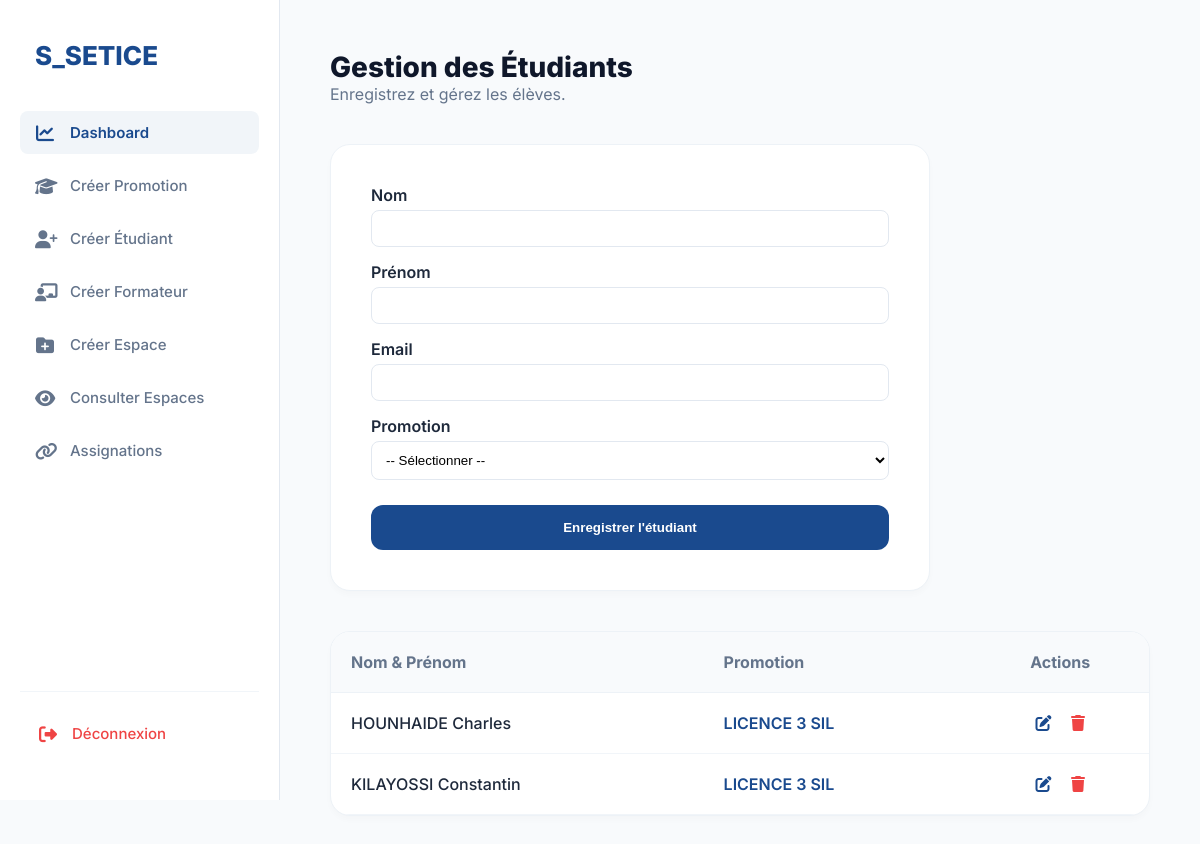
Screenshot of /views/etudiants.php with the database file from the repository.
### tables this page shows
CREATE TABLE IF NOT EXISTS `etudiants` (
  `id` int NOT NULL AUTO_INCREMENT,
  `nom` varchar(100) DEFAULT NULL,
  `prenom` varchar(100) DEFAULT NULL,
  `email` varchar(150) DEFAULT NULL,
  `id_promotion` int DEFAULT NULL,
  PRIMARY KEY (`id`),
  UNIQUE KEY `email` (`email`),
  KEY `id_promotion` (`id_promotion`)
);

CREATE TABLE IF NOT EXISTS `promotions` (
  `id` int NOT NULL AUTO_INCREMENT,
  `nom` varchar(100) DEFAULT NULL,
  `annee` varchar(10) DEFAULT NULL,
  PRIMARY KEY (`id`)
);

### views/etudiants.php (the view, shortened to what this page needs)
<?php
require_once('../config/db.php');
$queryEtudiants = $pdo->query("
    SELECT e.*, p.nom as promo_nom
    FROM etudiants e
    LEFT JOIN promotions p ON e.id_promotion = p.id
    ORDER BY e.nom ASC
");
$etudiants = $queryEtudiants->fetchAll();
?>
<!DOCTYPE html>
<html lang="fr">
<head>
    <link rel="stylesheet" href="https://cdnjs.cloudflare.com/ajax/libs/font-awesome/6.4.0/css/all.min.css">
    <link rel="stylesheet" href="../assets/css/style.css">
</head>
<body style="margin:0; font-family:'Inter', sans-serif; background:#f8fafc;">
    <?php include('../includes/sidebar.php'); ?>
    <main style="margin-left: 280px; padding: 50px;">
        <header style="margin-bottom: 40px;">
            <h1 style="font-size: 28px; font-weight: 800; color: #0f172a;">Gestion des Étudiants</h1>
            <p style="color: #64748b;">Enregistrez et gérez les élèves.</p>
        </header>
        <div style="background: white; padding: 40px; border-radius: 20px; box-shadow: 0 4px 6px rgba(0,0,0,0.02); max-width: 600px; border: 1px solid #edf2f7;">
            <form action="../actions/student_action.php" method="POST">
                <div style="margin-bottom: 15px;">
                    <label style="display:block; margin-bottom:5px; font-weight:600;">Nom</label>
                    <input type="text" name="nom" required style="width:100%; padding:10px; border:1px solid #e2e8f0; border-radius:8px;">
                </div>
                <div style="margin-bottom: 15px;">
                    <label style="display:block; margin-bottom:5px; font-weight:600;">Prénom</label>
                    <input type="text" name="prenom" required style="width:100%; padding:10px; border:1px solid #e2e8f0; border-radius:8px;">
                </div>
                <div style="margin-bottom: 15px;">
                    <label style="display:block; margin-bottom:5px; font-weight:600;">Email</label>
                    <input type="email" name="email" required style="width:100%; padding:10px; border:1px solid #e2e8f0; border-radius:8px;">
                </div>
                <div style="margin-bottom: 25px;">
                    <label style="display:block; margin-bottom:5px; font-weight:600;">Promotion</label>
                    <select name="id_promotion" required style="width:100%; padding:10px; border:1px solid #e2e8f0; border-radius:8px; background:white;">
                        <option value="">-- Sélectionner --</option>
                    </select>
                </div>
                <button type="submit" style="background:#1a4a8e; color:white; border:none; padding:15px; border-radius:12px; cursor:pointer; font-weight:600; width:100%;">Enregistrer l'étudiant</button>
            </form>
        </div>
        <div style="background: white; border-radius: 20px; border: 1px solid #edf2f7; margin-top: 40px; overflow: hidden; box-shadow: 0 4px 6px rgba(0,0,0,0.02);">
            <table style="width: 100%; border-collapse: collapse; text-align: left;">
                <thead>
                    <tr style="background: #f8fafc; border-bottom: 1px solid #edf2f7;">
                        <th style="padding: 20px; color: #64748b;">Nom & Prénom</th>
                        <th style="padding: 20px; color: #64748b;">Promotion</th>
                        <th style="padding: 20px; color: #64748b; text-align: center;">Actions</th>
                    </tr>
                </thead>
                <tbody>
                    <?php foreach($etudiants as $e): ?>
                    <tr style="border-bottom: 1px solid #f1f5f9;">
                        <td style="padding: 20px; font-weight: 500;"><?= htmlspecialchars($e['nom']) ?> <?= htmlspecialchars($e['prenom']) ?></td>
                        <td style="padding: 20px; color: #1a4a8e; font-weight: 600;"><?= htmlspecialchars($e['promo_nom'] ?? 'Non assigné') ?></td>
                        <td style="padding: 20px; text-align: center;">
                            <a href="edit_etudiant.php?id=<?= $e['id'] ?>" style="color: #1a4a8e; margin-right: 15px;"><i class="fas fa-edit"></i></a>
                            <a href="../actions/delete_action.php?type=etudiant&id=<?= $e['id'] ?>" onclick="return confirm('Supprimer cet étudiant ?')" style="color: #ef4444;"><i class="fas fa-trash"></i></a>
                        </td>
                    </tr>
                    <?php endforeach; ?>
                </tbody>
            </table>
        </div>
    </main>
</body>
</html>

### assets/css/style.css (style rules this page uses)
:root { --primary: #1a4a8e; --bg-body: #f8f9fc; --sidebar-white: #ffffff; --text-grey: #6c757d; }
* { box-sizing: border-box; margin: 0; padding: 0; }
body { font-family: 'Inter', sans-serif; background-color: #f8fafc; color: #1e293b; }

### includes/sidebar.php (style rules this page uses)
:root { --active-bg: #f1f5f9; --primary-blue: #1a4a8e; --text-muted: #64748b; }

### rows the page displays
etudiants: nom "HOUNHAIDE", prenom "Charles", id_promotion.nom "LICENCE 3 SIL"
etudiants: nom "KILAYOSSI", prenom "Constantin", id_promotion.nom "LICENCE 3 SIL"
